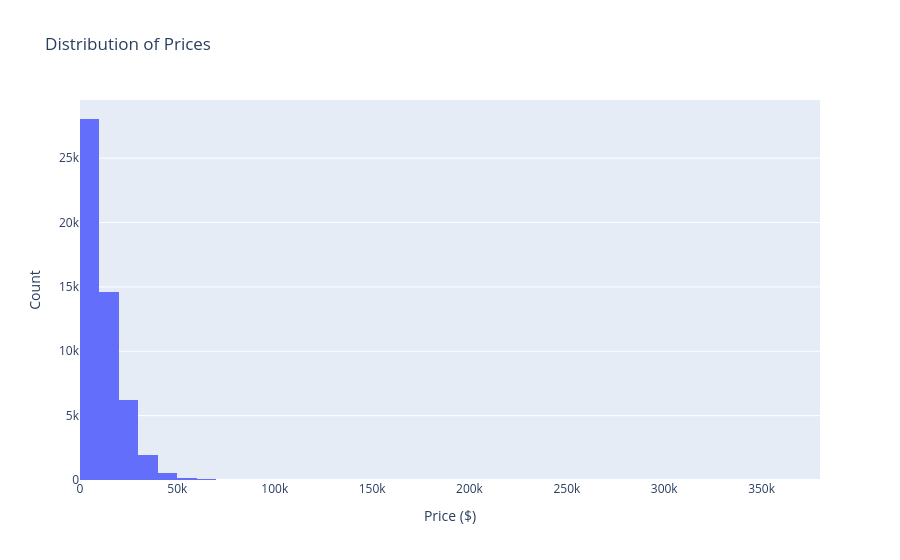

This figure's notebook cell:
### Markdown cell above
# Visualization: Price Distribution

### **Code Explanation**
- **Purpose:**
  - The code generates a histogram to visualize the distribution of vehicle prices.
  - Histograms are useful to identify pricing trends, clusters, and outliers.

- **Key Components:**
  - **`px.histogram()`**:
    - `df`: The dataset being analyzed.
    - `x='price'`: Specifies that the `price` column is used to create the histogram.
    - `nbins=60`: Sets the number of bins to 60, dividing the price range into equal intervals.
    - `title="Distribution of Prices"`: Sets the title for the plot.
  - **`update_layout()`**:
    - `xaxis_title="Price ($)"`: Adds a label to the x-axis to indicate prices in dollars.
    - `yaxis_title="Count"`: Adds a label to the y-axis to represent the number of vehicles in each price range.
  - **`show()`**: Displays the final plot.

### Code cell
print("\nVisualization: Price Distribution")
price_histogram = px.histogram(
    df,
    x='price',
    nbins=60,
    title="Distribution of Prices"
)
price_histogram.update_layout(xaxis_title="Price ($)", yaxis_title="Count")
price_histogram.show()

### Figure 1 — Plotly figure (JSON) as saved in the notebook; plotly's stock layout.template omitted (floating-point values rounded to 4 significant figures; data arrays with more than 128 entries replaced by an {"elided": "..."} marker saying what was removed)
{"data": [{"alignmentgroup": "True", "bingroup": "x", "hovertemplate": "price=%{x}<br>count=%{y}<extra></extra>", "legendgroup": "", "marker": {"color": "#636efa", "pattern": {"shape": ""}}, "name": "", "nbinsx": 60, "offsetgroup": "", "orientation": "v", "showlegend": false, "type": "histogram", "x": {"elided": "51525 int values"}, "xaxis": "x", "yaxis": "y"}], "layout": {"barmode": "relative", "legend": {"tracegroupgap": 0}, "title": {"text": "Distribution of Prices"}, "xaxis": {"anchor": "y", "domain": [0, 1], "title": {"text": "Price ($)"}}, "yaxis": {"anchor": "x", "domain": [0, 1], "title": {"text": "Count"}}}}
